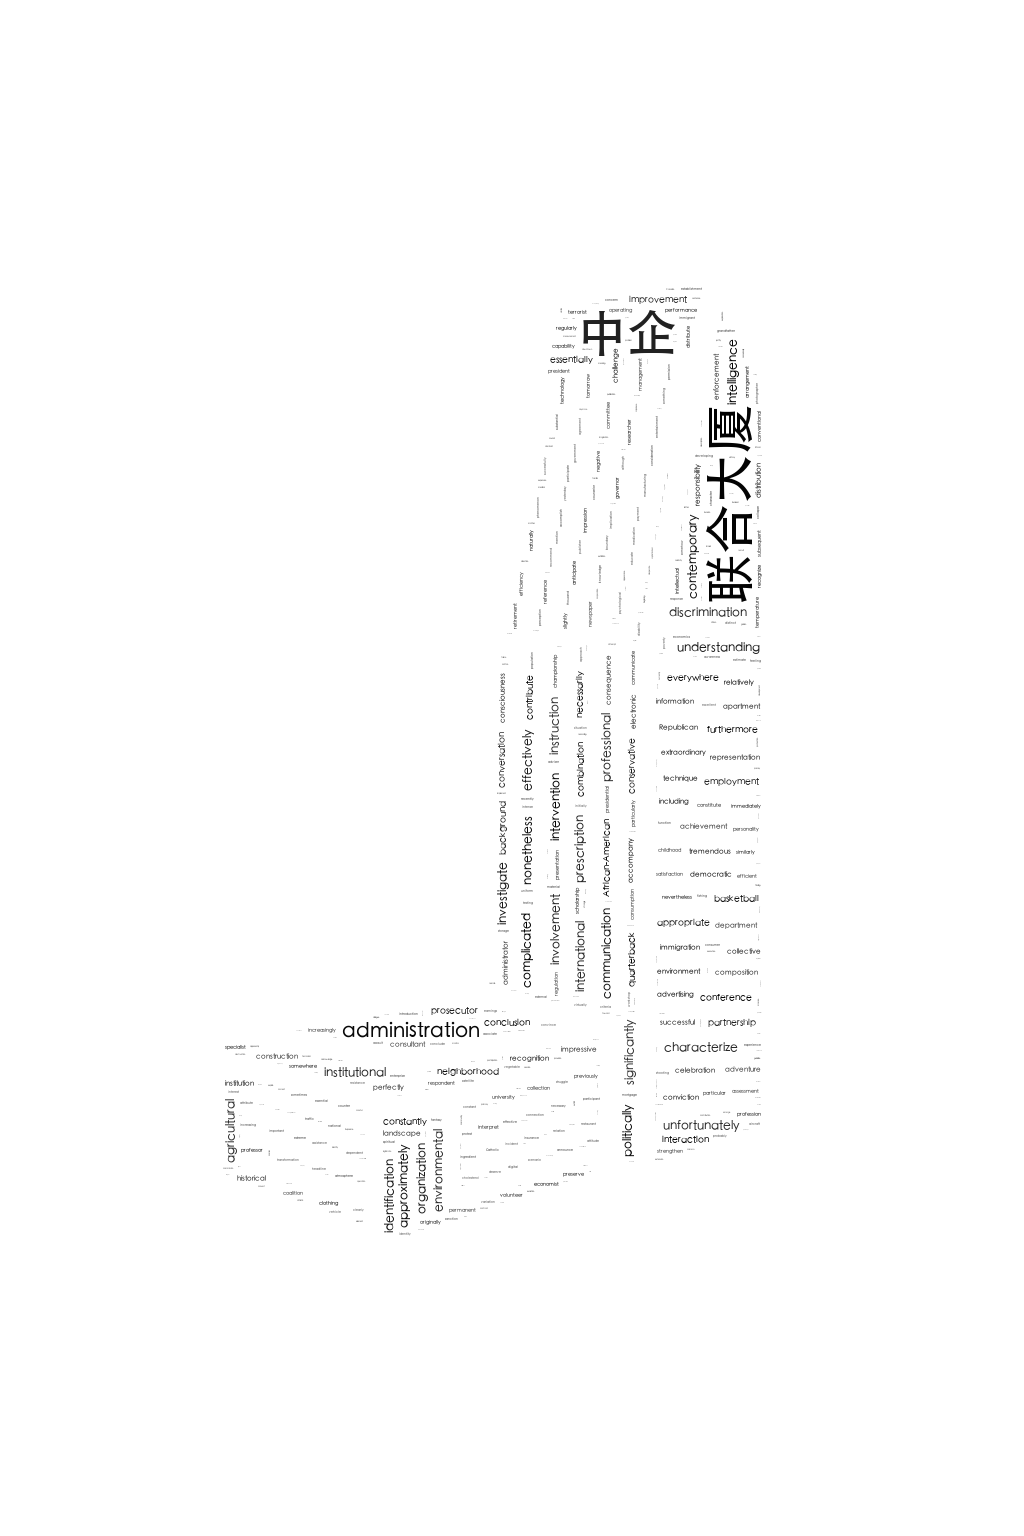

This figure's Python source:
#!/usr/bin/env python
"""
Using custom colors
===================

Using the recolor method and custom coloring functions.
"""

import numpy as np
from PIL import Image
from os import path
import matplotlib.pyplot as plt
import os
import random

from wordcloud import WordCloud, STOPWORDS


def grey_color_func(word, font_size, position, orientation, random_state=None,
                    **kwargs):
    return "hsl(0, 0%%, %d%%)" % random.randint(1, 20)


# get data directory (using getcwd() is needed to support running example in generated IPython notebook)
d = path.dirname(__file__) if "__file__" in locals() else os.getcwd()

# read the mask image taken from
# http://www.stencilry.org/stencils/movies/star%20wars/storm-trooper.gif
mask = np.array(Image.open("/Users/shengyixu/Library/CloudStorage/OneDrive-Personal/NAS云同步/Drive/社会工作/2025年07月05日短视频竞赛/中企联合大厦简笔画1.png"))

# 导入词频数据
from word_frequencies import word_frequencies

# adding movie script specific stopwords
stopwords = set(STOPWORDS)
stopwords.add("int")
stopwords.add("ext")

wc = WordCloud(
    max_words=1000,           # 增加最大词数
    mask=mask, 
    stopwords=stopwords,
    margin=10,
    random_state=1,
    background_color='white',
    font_path='/System/Library/Fonts/STHeiti Medium.ttc',  # 使用系统中文字体
    max_font_size=50,         # 减小最大字体大小
    min_font_size=1,          # 设置最小字体大小
    # relative_scaling=0.1,     # 增加相对缩放，让词频差异更明显
    # width=800,                # 设置宽度
    # height=600,               # 设置高度
    # prefer_horizontal=0.7     # 70%的词水平排列，30%垂直排列
)
# 直接使用词频生成词云，而不是处理文本
wc.generate_from_frequencies(word_frequencies)

# wc = WordCloud(max_words=1000, mask=mask, stopwords=stopwords, margin=10,
            #    random_state=1, background_color='white').generate(text)

# store default colored image
default_colors = wc.to_array()
plt.title("Custom colors")
plt.imshow(wc.recolor(color_func=grey_color_func, random_state=3),
           interpolation="bilinear")
wc.to_file("a_new_hope.png")
plt.axis("off")
plt.figure()
plt.title("Default colors")
plt.imshow(default_colors, interpolation="bilinear")
plt.axis("off")
plt.show()
